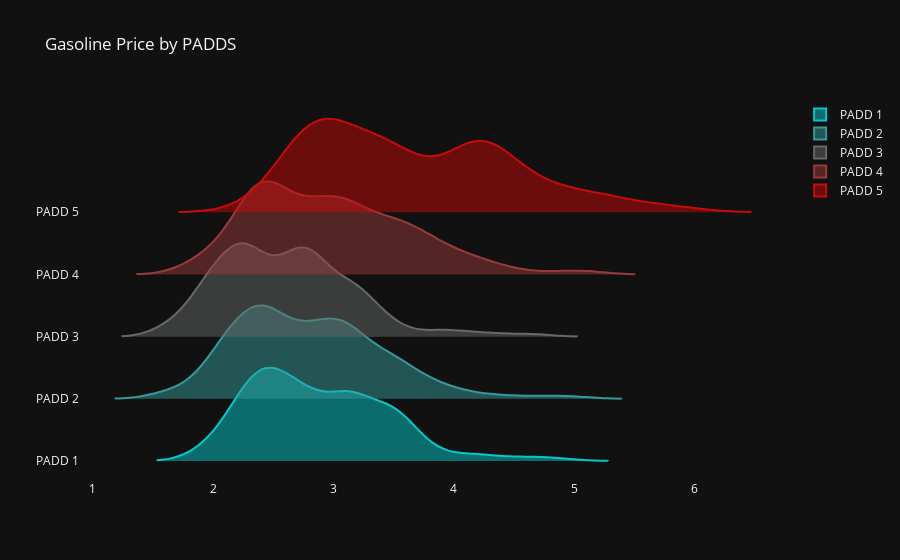

The notebook cell this image was saved under:
### Code cell
plotting_gasoline_by_group(df_pivot,Padds,'PADDS')

### Figure 1 — Plotly figure (JSON) as saved in the notebook; plotly's stock layout.template omitted (floating-point values rounded to 4 significant figures; data arrays with more than 128 entries replaced by an {"elided": "..."} marker saying what was removed)
{"data": [{"line": {"color": "rgb(5.0, 200.0, 200.0)"}, "name": "PADD 1", "orientation": "h", "points": false, "side": "positive", "type": "violin", "width": 3, "x": {"elided": "565 float values"}}, {"line": {"color": "rgb(53.75, 152.5, 152.5)"}, "name": "PADD 2", "orientation": "h", "points": false, "side": "positive", "type": "violin", "width": 3, "x": {"elided": "565 float values"}}, {"line": {"color": "rgb(102.5, 105.0, 105.0)"}, "name": "PADD 3", "orientation": "h", "points": false, "side": "positive", "type": "violin", "width": 3, "x": {"elided": "565 float values"}}, {"line": {"color": "rgb(151.25, 57.5, 57.5)"}, "name": "PADD 4", "orientation": "h", "points": false, "side": "positive", "type": "violin", "width": 3, "x": {"elided": "565 float values"}}, {"line": {"color": "rgb(200.0, 10.0, 10.0)"}, "name": "PADD 5", "orientation": "h", "points": false, "side": "positive", "type": "violin", "width": 3, "x": {"elided": "565 float values"}}], "layout": {"title": {"text": "Gasoline Price by PADDS"}, "xaxis": {"showgrid": false, "zeroline": false}}}
